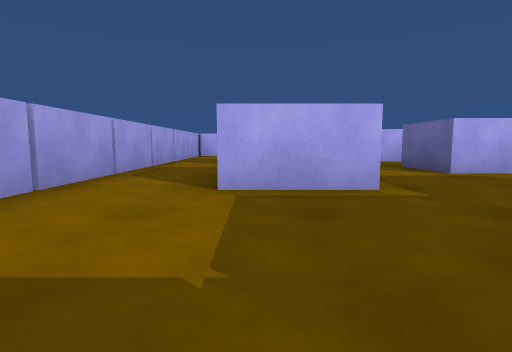
View 1 (above)

20 first-person views from a walk through a Unity game level. The camera is 0.27 m above the floor, tilts 6° down and sees 80° across. The floor is counted in squares, 0.5 m on a side. Each view is taken from the middle of a square. On the plan, view 1 faces up. The plan holds only what a view shows up to about 9 squares ahead; the rest is blank.

View 2
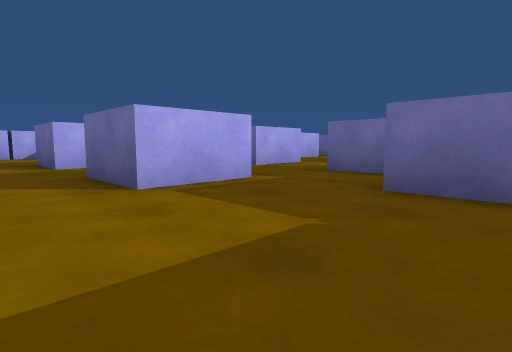

View 3
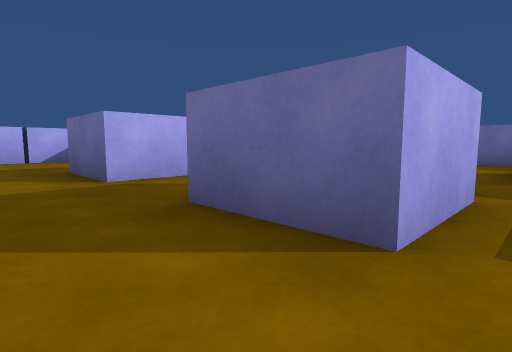

View 4
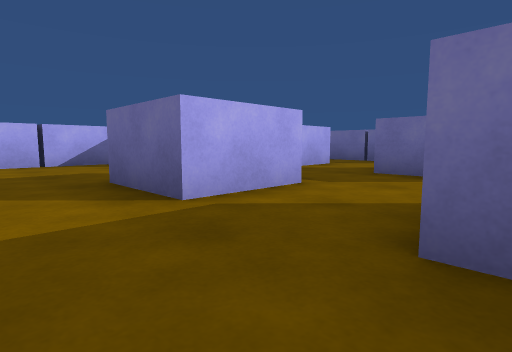

View 5
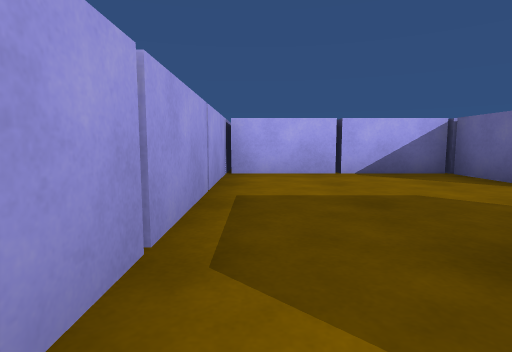

View 6
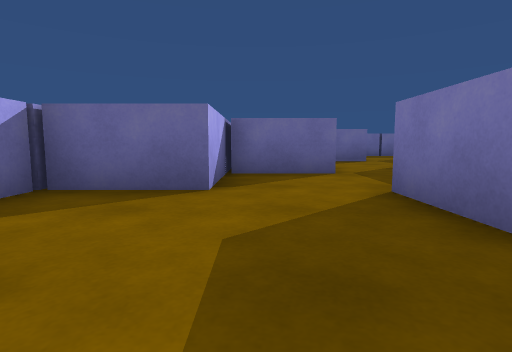

View 7
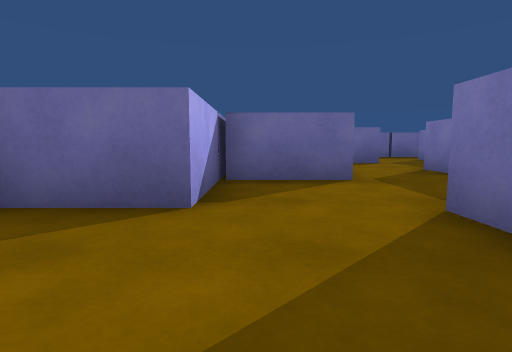

View 8
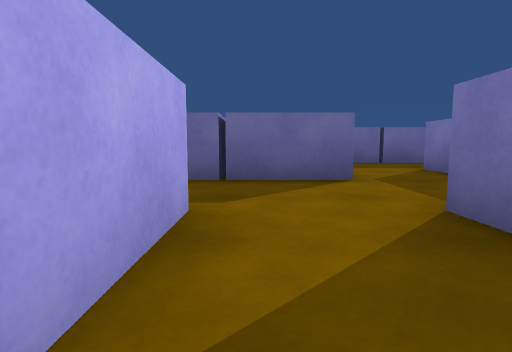

View 9
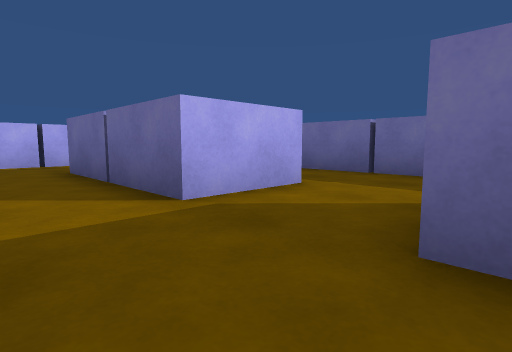

View 10
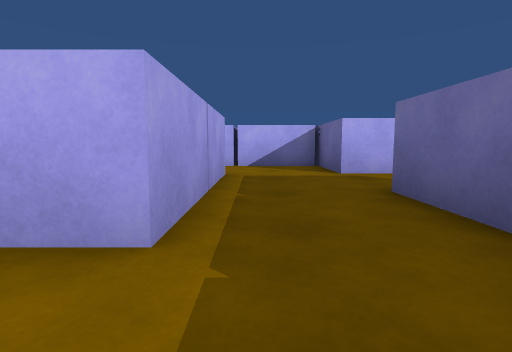

View 11
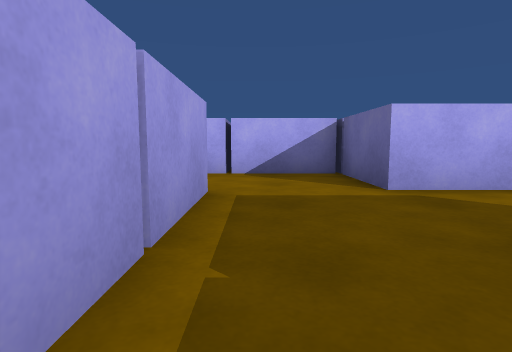

View 12
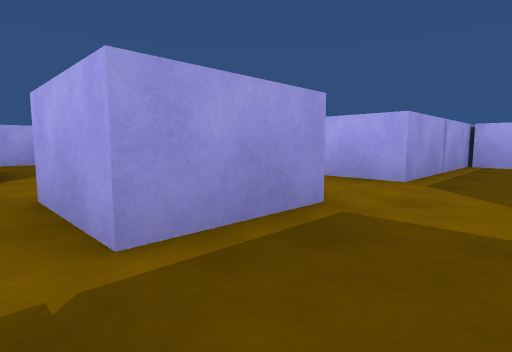

View 13
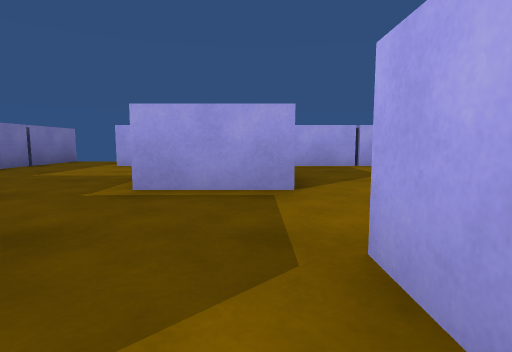

View 14
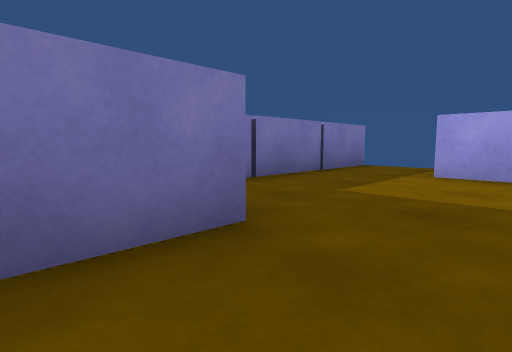

View 15
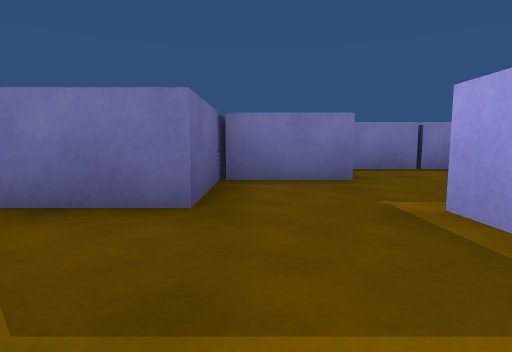

View 16
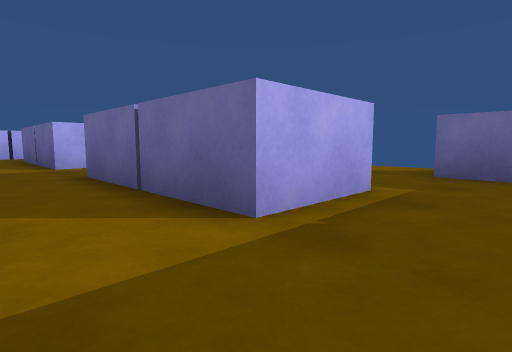

View 17
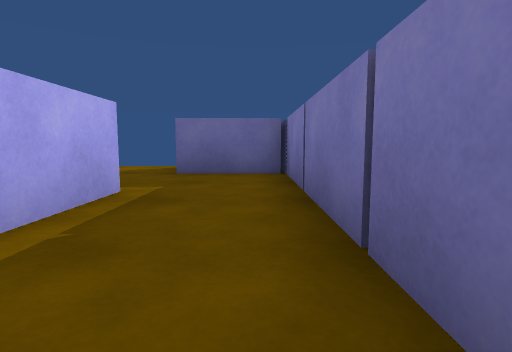

View 18
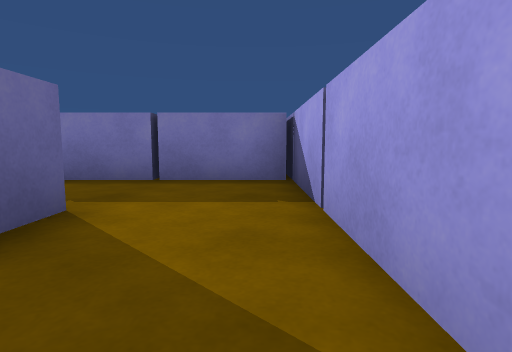

View 19
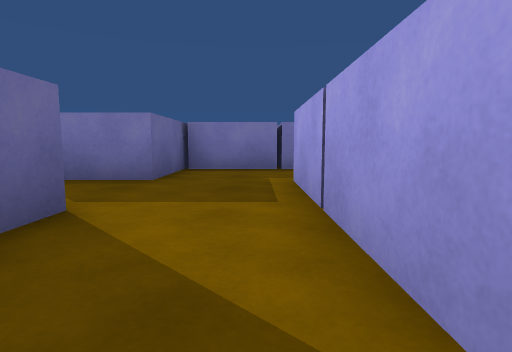

View 20
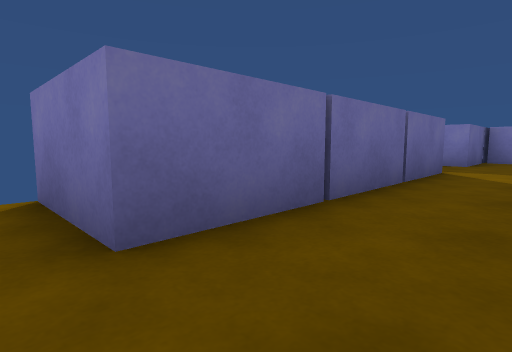

### Floor plan
Ten units are one square. View 1 is at (0, 0); x grows to the right and y downward. Boxes are objects, and circles mark ways between rooms. Rooms are numbered by the first view taken in them; rooms with no view inside come last. Other rooms are left out.
<svg viewBox="-50 -150 190 170">
<path fill="none" stroke="#000" d="M14 -55 14 -35 -4 -35 -4 -55M15 -75 -4 -75 -4 -94 15 -94M45 -74 54 -74 54 -56 36 -56 36 -75M16 -2 16 -15 36 -15M36 -4 36 -35 54 -35M46 -115 16 -115 16 -135 -26 -135M76 -75 76 -115M54 -115 54 -95 36 -95 36 -116M76 -35 76 -55M-45 6 10 6M-25 -145 -25 -15M115 -55 115 -94M85 -54 95 -54M95 -95 95 -75 76 -75M54 6 95 6M95 -15 76 -15 76 -35M54 -35 54 15M95 -115 95 -95M116 -135 74 -135M115 -94 135 -94M130 -115 115 -115 115 -141M115 -35 115 -55M95 -54 95 -15M95 6 122 6M115 12 115 -15 129 -15M54 -142 54 -115M74 -135 54 -135"/>
<circle cx="85" cy="-65" r="3" fill="#2a7"/>
<circle cx="65" cy="-25" r="3" fill="#2a7"/>
<circle cx="65" cy="-105" r="3" fill="#2a7"/>
<circle cx="105" cy="-85" r="3" fill="#2a7"/>
<circle cx="105" cy="-45" r="3" fill="#2a7"/>
<circle cx="85" cy="-5" r="3" fill="#2a7"/>
<circle cx="85" cy="-125" r="3" fill="#2a7"/>
<text x="10" y="-60">1</text>
<text x="100" y="-70">2</text>
<text x="70" y="-10">3</text>
<text x="100" y="-120">4</text>
<text x="110" y="-30">5</text>
<text x="60" y="-130">6</text>
</svg>
Room 1 opens to room 2. Room 1 opens to room 3. Room 1 opens to room 6. Room 2 opens to room 4. Room 2 opens to room 5. Room 3 opens to room 5. Room 4 opens to room 6.

Where each view was taken, in squares from view 1:
view 1: 0 up, 0 right, facing up
view 2: 0 up, 2 left, facing up-right
view 3: 3 up, 2 left, facing up-right
view 4: 5 up, 2 left, facing up-right
view 5: 8 up, 2 left, facing up
view 6: 11 up, 2 left, facing right
view 7: 11 up, 1 left, facing right
view 8: 9 up, 3 right, facing right
view 9: 5 up, 6 right, facing up-right
view 10: 6 up, 10 right, facing up
view 11: 8 up, 10 right, facing up
view 12: 5 up, 7 right, facing up-left
view 13: 5 up, 5 right, facing left
view 14: 3 up, 3 right, facing down-left
view 15: 6 up, 3 right, facing down
view 16: 0 up, 6 right, facing up-right
view 17: 0 up, 6 right, facing right
view 18: 4 up, 6 right, facing down
view 19: 6 up, 10 right, facing down
view 20: 10 up, 10 right, facing down-right
